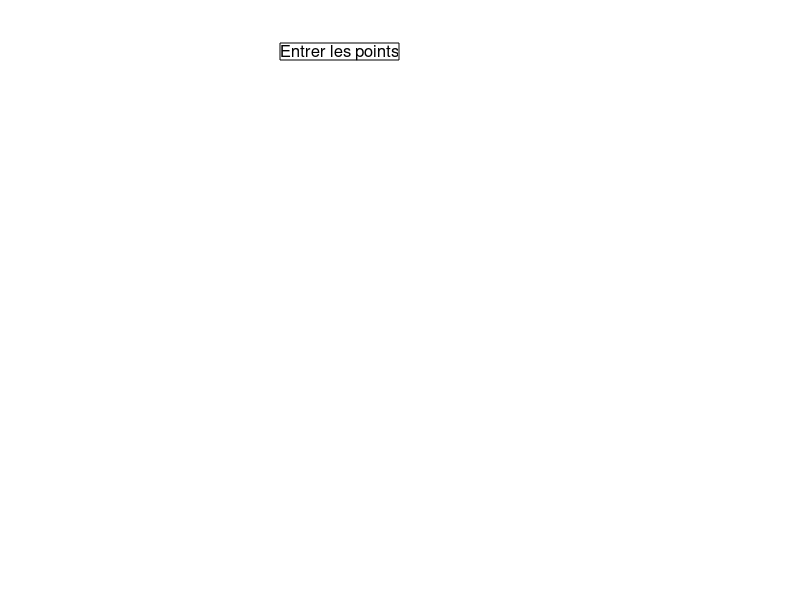

Write MATLAB code to recreate this figure. (Note: this script raises an error after producing the figure.)
function []= Courbe_de_bezier()

resolution=20;       %nombre de points evalues sur la courbe de Bezier
K=0;              %variable d'etat
%a=2; b=4;
matrice = [0,0]; 
curve = [0,0];   %ensemble des points de controle

while K~=4 %arreter
   K=menu('Que voulez-vous faire ?','NEW -cardinal splines-  (bouton souris, puis <ENTER>', 'NEW -notre calcul des tangentes-',...
           'NEW -interpolation de Lagrange','Superposer une autre courbe','ARRETER');
   figure(1)
   clf;                  %affichage d'une fenetre vide
   hold on;              %tous les plot seront executes sur cette meme fenetre
   axis([0 10 0 10])    %les axes sont definitivement fixes
   axis off 

   c_couleur = inputdlg({'Valeur de c ?', 'Couleur du tracé ? (r,m,c,b,g,y,k)'});   
   c=str2num(c_couleur{1});

   %Points de controle
   matrice_pk = [0,0];
   annotation('textbox', [0.35 0.9 .1 .1], 'String', 'Entrer les points', 'Fontsize', 12, ...
       'FitBoxToText', 'on', 'Tag', 'EntrerPC');
   for i=1:999         %on limite le nombre de points de controle a 1000
      [X,Y]=ginput(1);  %prise en compte d'un clic de souris
      if isempty(X)     %si on appuie sur <ENTER>
         break
      end
      matrice_pk(1,i)=X;   %coordonnees x des points de controle
      matrice_pk(2,i)=Y;   %coordonnees y des points de controle
      figure(1);
      plot(matrice_pk(1,i),matrice_pk(2,i),'o') %affichage du point de controle i
   end
   plot(matrice_pk(1,:),matrice_pk(2,:),'b') %affichage du polygone de controle

  %Tangentes
   %tangentes internes
   if K==1 %new   
      matrice_mk = cardinal_spline(matrice_pk,c)    
   end 
   if K==2
       matrice_mk = estimation(matrice_pk)
   end
   
   delete(findall(gcf,'Tag','EntrerPC'));
   annotation('textbox', [0.35 0.9 .1 .1], 'String', 'Entrer les tangentes', 'Fontsize', 12, ...
           'FitBoxToText', 'on', 'Tag', 'EntrerT');
   
   %tangentes extermes donnees par user
   %premiere tangente
   [X,Y]=ginput(1);
   matrice_mk(1,1)= - (X - matrice_pk(1,1));
   matrice_mk(2,1) = -(Y - matrice_pk(2,1));
   plot(- matrice_mk(1,1) + matrice_pk(1,1),- matrice_mk(2,1) + matrice_pk(2,1),'x') %affichage du point extreme de tangente 1
   %affichage de la premiere tangente
   tangente_extremite = [[X;Y],matrice_pk(:,1)];
   plot(tangente_extremite(1,1:2),tangente_extremite(2,1:2),'r--');      
   %derniere tangente
   [X,Y]=ginput(1);
   nbpoints = size(matrice_pk, 2);
   matrice_mk(1,nbpoints)= (X - matrice_pk(1,nbpoints));
   matrice_mk(2,nbpoints) = (Y - matrice_pk(2,nbpoints));
   plot(- matrice_mk(1,nbpoints) + matrice_pk(1,nbpoints), - matrice_mk(2,nbpoints) + matrice_pk(2,nbpoints),'x') %affichage du extreme de tangente 1
   %affichage de la derniere tangente
   tangente_extremite = [[X;Y],matrice_pk(:,nbpoints)];
   plot(tangente_extremite(1,1:2),tangente_extremite(2,1:2),'r--');
   delete(findall(gcf,'Tag','EntrerT'))
   
   for i=1:nbpoints-1
     matrice_pk(:,i:i+1);
     matrice_mk(:,i:i+1);
     bk = hermite(matrice_pk(:,i:i+1),matrice_mk(:,i:i+1));
     interpolation_hermite_morceau = interpolation_hermite(bk,resolution);
     plot(interpolation_hermite_morceau(1,:),interpolation_hermite_morceau(2,:),'r');
   end
   
   %courbure
   x = Hermite_points(1,:);
   y = Hermite_points(2,:);
   for i = 2:size(x,2)-1
      xmoins = x(i) - x(i-1);
      xplus = x(i+1) - x(i);
      ymoins = y(i) - y(i-1);
      yplus = y(i+1) - y(i);
      xdist = x(i-1) - x(i+1);
      ydist = y(i-1) - y(i+1);
      curve(i) = 2*(xmoins*yplus - xplus*ymoins);
      curve(i) = curve(i) / sqrt((xmoins^2 + ymoins^2)*(xplus^2 + yplus^2)*(xdist^2 + ydist^2));
   end
   curve(1) = curve(2);
   curve(size(x,2)) = curve(size(x,2)-1);
   figure(2)
   plot(curve, c_couleur{2});
   
   if K==3 %interpolation de Lagrange
       
       couleur = inputdlg({'Couleur du tracé ? (r,m,c,b,g,y,k)'});
       
       for t=1:resolution
           Pk = aitken(matrice_pk,t);
           plot(Pk(1,t));
           plot(Pk(2,t));
           x(1,t) =  Pk(1,t);
           y(1,t) =  Pk(2,t);
       end
       
       %courbure
       for i = 2:size(x,2)-1
          xmoins = x(i) - x(i-1);
          xplus = x(i+1) - x(i);
          ymoins = y(i) - y(i-1);
          yplus = y(i+1) - y(i);
          xdist = x(i-1) - x(i+1);
          ydist = y(i-1) - y(i+1);
          curve(i) = 2*(xmoins*yplus - xplus*ymoins);
          curve(i) = curve(i) / sqrt((xmoins^2 + ymoins^2)*(xplus^2 + yplus^2)*(xdist^2 + ydist^2));
       end
       curve(1) = curve(2);
       curve(size(x,2)) = curve(size(x,2)-1);
       figure(2)
       plot(curve, couleur{1});
   
   end 
   
   
   if K==4 %ajouter une courbe
      L = menu('Quelle courbe voulez-cous superposer?','Spline Hermite avec cardinal splines', 'Spline hermite avec notre methode', 'interpolation de Lagrange');
      if L==1 | L==2
          c_couleur = inputdlg({'Valeur de c ?', 'Couleur du tracé ?(r,m,c,b,g,y,k)'});
          c=str2num(c_couleur{1});
          if L==1
            Hermite_points = hermite(matrice, c, 0, resolution);
          end
          if L==2
            Hermite_points = hermite(matrice, c, 1, resolution); 
          end
          figure(1)
          plot(Hermite_points(1,:), Hermite_points(2,:), c_couleur{2});
          x = Hermite_points(1,:)
          y = Hermite_points(2,:)
          for i = 2:size(x,2)-1
              xmoins = x(i) - x(i-1);
              xplus = x(i+1) - x(i);
              ymoins = y(i) - y(i-1);
              yplus = y(i+1) - y(i);
              xdist = x(i-1) - x(i+1);
              ydist = y(i-1) - y(i+1);
              curve(i) = 2*(xmoins*yplus - xplus*ymoins);
              curve(i) = curve(i) / sqrt((xmoins^2 + ymoins^2)*(xplus^2 + yplus^2)*(xdist^2 + ydist^2));
          end
          curve(1) = curve(2);
          curve(size(x,2)) = curve(size(x,2)-1);
          figure(2)
          plot(curve, c_couleur{2});
      end
   end
  end
 close 
end
